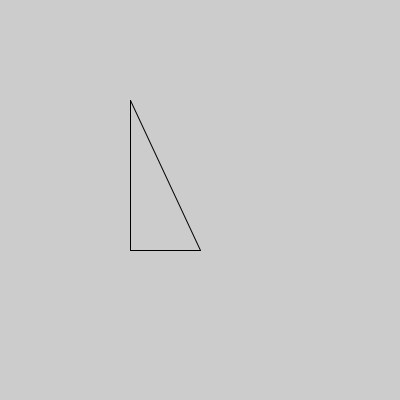
Frame 1 (no input)
Frame 60 (the mouse pressed at the canvas centre just before this capture): identical to frame 1, image omitted
Frame 120 (the mouse held since frame 60 and released just before this capture): identical to frame 1, image omitted

The Processing sketch that drew this single still picture (run headless with seeded random() and noise(); from frame 60 on, the mouse is pressed at the canvas centre):

// Processing sketch: sketch_9_8_driehoek
// ── sketch_9_8_driehoek.pde
void setup() {
  size(400, 400);
  tekenDriehoek(130, 100, 200, 250);
  }

  void draw() {
    //background(255,255,255,255);
  }

void tekenDriehoek(int x1, int y1, int x2, int y2){
  line(x1, y1, x2, y2);
  line(x1, y1, x1, y2);
  line(x1, y2, x2, y2);
}
